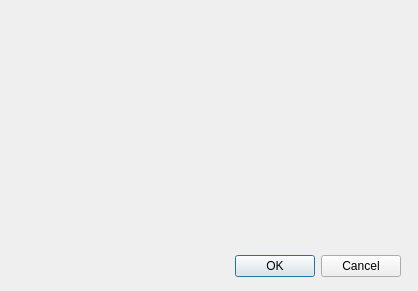
<?xml version="1.0" encoding="UTF-8"?>
<ui version="4.0">
 <class>CreateClientAppDialog</class>
 <widget class="QDialog" name="CreateClientAppDialog">
  <property name="geometry">
   <rect>
    <x>0</x>
    <y>0</y>
    <width>418</width>
    <height>291</height>
   </rect>
  </property>
  <property name="windowTitle">
   <string>配置后门程序</string>
  </property>
  <widget class="QDialogButtonBox" name="buttonBox">
   <property name="geometry">
    <rect>
     <x>100</x>
     <y>250</y>
     <width>301</width>
     <height>32</height>
    </rect>
   </property>
   <property name="orientation">
    <enum>Qt::Horizontal</enum>
   </property>
   <property name="standardButtons">
    <set>QDialogButtonBox::Cancel|QDialogButtonBox::Ok</set>
   </property>
  </widget>
 </widget>
 <resources/>
 <connections>
  <connection>
   <sender>buttonBox</sender>
   <signal>accepted()</signal>
   <receiver>CreateClientAppDialog</receiver>
   <slot>accept()</slot>
   <hints>
    <hint type="sourcelabel">
     <x>248</x>
     <y>254</y>
    </hint>
    <hint type="destinationlabel">
     <x>157</x>
     <y>274</y>
    </hint>
   </hints>
  </connection>
  <connection>
   <sender>buttonBox</sender>
   <signal>rejected()</signal>
   <receiver>CreateClientAppDialog</receiver>
   <slot>reject()</slot>
   <hints>
    <hint type="sourcelabel">
     <x>316</x>
     <y>260</y>
    </hint>
    <hint type="destinationlabel">
     <x>286</x>
     <y>274</y>
    </hint>
   </hints>
  </connection>
 </connections>
</ui>
